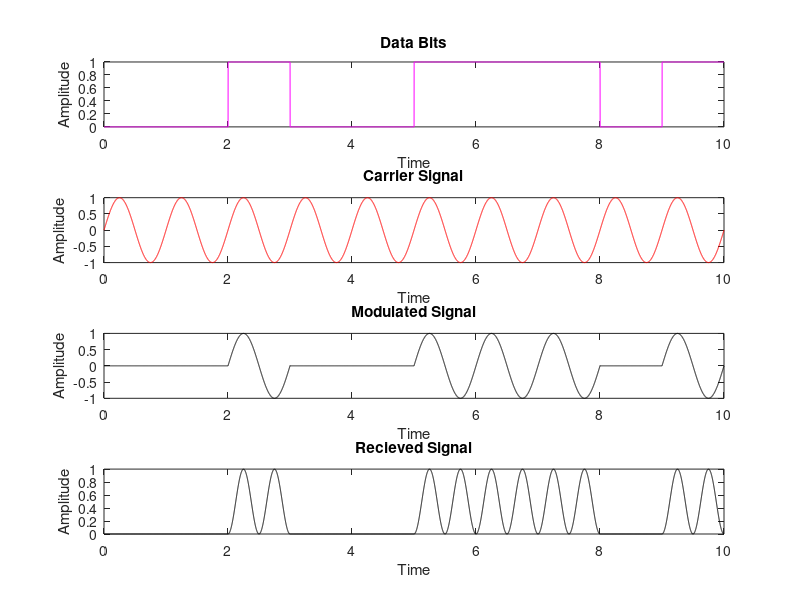

Write MATLAB code to recreate this figure. (Note: this script raises an error after producing the figure.)
function ASK
%Input bits generation
N=10;%Input size
n=randi([0 1],1,N);
disp('Transmitted Data bits:')
disp(n)
for i=1:N
    if n(i)==0
        s(i)=0;
    else
        s(i)=1;
    end
end
S=1000;%samples per bit
m=1;
t=0:1/S:N;
for j=1:length(t)
    if t(j)<=m
        signal(j)=s(m);
    else
        signal(j)=s(m);
        m=m+1;
    end
end
subplot(4,1,1)
plot(t,signal,'m');
xlabel('Time')
ylabel('Amplitude')
title('Data Bits')
%Carrier Signal generation
c = sin(2*pi*t);
subplot(4,1,2)
plot(t,c,'r');
xlabel('Time')
ylabel('Amplitude')
title('Carrier Signal')
%ASK signal generation
x = signal.*c;
subplot(4,1,3)
plot(t,x,'k');
xlabel('Time')
ylabel('Amplitude')
title('Modulated Signal')
%no noise
y= x;
y1 = y.*c;
subplot(4,1,4)
plot(t,y1,'k');
xlabel('Time')
ylabel('Amplitude')
title('Recieved Signal')
int_op=[];
for i=1:S:length(y1)-S
    int_o= (1/S)*trapz(y1(i+1:i+S));
    int_op = [int_op int_o];
end
th =0.5;
recieved_data = (round(int_op,1)>=th);
disp('Recieved bits:')
disp(recieved_data)
%BER
ber = sum(n~=recieved_data)/N;
disp('Bit Error Rate:')
disp(ber)
end